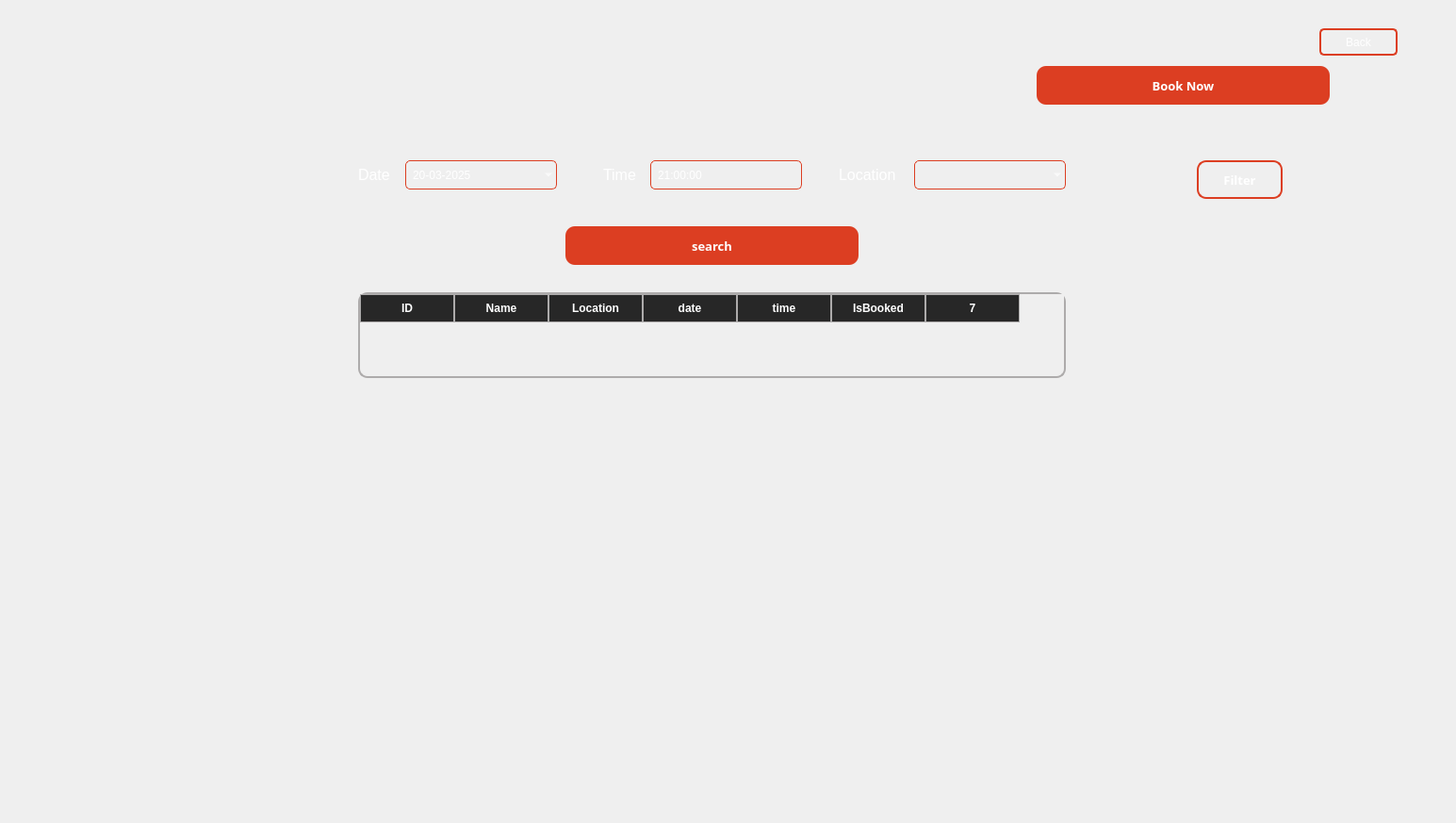
      <widget class="QWidget" name="search">
       <widget class="QFrame" name="frame_6">
        <property name="geometry">
         <rect>
          <x>0</x>
          <y>0</y>
          <width>1536</width>
          <height>864</height>
         </rect>
        </property>
        <property name="font">
         <font>
          <pointsize>9</pointsize>
         </font>
        </property>
        <property name="styleSheet">
         <string notr="true">QFrame#frame_6 {	
	background-image: url(:/bg/fitora.png);
    background-position: center;
    background-repeat: no-repeat;
    background-size: cover;
    border: none;
}
QComboBox, QTimeEdit, QDateEdit {
    background: transparent;    
    border: 1px solid  #DC3E22;     
    border-radius: 5px;         
    color: white;               
    padding: 5px;             
}</string>
        </property>
        <property name="frameShape">
         <enum>QFrame::Shape::StyledPanel</enum>
        </property>
        <property name="frameShadow">
         <enum>QFrame::Shadow::Raised</enum>
        </property>
        <widget class="QTableWidget" name="tableWidget">
         <property name="geometry">
          <rect>
           <x>380</x>
           <y>310</y>
           <width>751</width>
           <height>91</height>
          </rect>
         </property>
         <property name="styleSheet">
          <string notr="true">QTableWidget, QTableView {
	color: rgb(255, 255, 255);
    background-color: transparent;
    border: 2px solid #ADABAB;
    border-radius: 10px;
    gridline-color: #ADABAB;  
    selection-background-color: rgba(255, 165, 0, 60); 
}


QHeaderView::section {
    background-color: #272727;
    color: #ffffff;
   border: 0.5px solid #ADABAB;
    padding: 5px;
    font-weight: bold;
}


/* رأس الزاوية (اللي بين الأرقام والأعمدة) */
QTableCornerButton::section {
    background-color: transparent;
    border: none;
}

/* خلايا الجدول */
QTableView::item, QTableWidget::item {
    background-color: transparent;
    border: none;
    padding: 4px;
}


QScrollBar:vertical, QScrollBar:horizontal {
    background: transparent;
    border: none;
    width: 10px;
    height: 10px;
    margin: 0px;
}

QScrollBar::handle:vertical, QScrollBar::handle:horizontal {
    background: #DC3E22;
    border-radius: 5px;
    min-height: 20px;
    min-width: 20px;
}

QScrollBar::add-line, QScrollBar::sub-line {
    background: none;
    border: none;
    height: 0px;
    width: 0px;
}

QScrollBar::add-page, QScrollBar::sub-page {
    background: none;
}
</string>
         </property>
         <property name="frameShape">
          <enum>QFrame::Shape::StyledPanel</enum>
         </property>
         <property name="verticalScrollBarPolicy">
          <enum>Qt::ScrollBarPolicy::ScrollBarAsNeeded</enum>
         </property>
         <property name="rowCount">
          <number>0</number>
         </property>
         <property name="columnCount">
          <number>7</number>
         </property>
         <column>
          <property name="text">
           <string>ID</string>
          </property>
         </column>
         <column>
          <property name="text">
           <string>Name</string>
          </property>
         </column>
         <column>
          <property name="text">
           <string>Location</string>
          </property>
         </column>
         <column>
          <property name="text">
           <string>date</string>
          </property>
         </column>
         <column>
          <property name="text">
           <string>time</string>
          </property>
         </column>
         <column>
          <property name="text">
           <string>IsBooked</string>
          </property>
         </column>
         <column/>
        </widget>
        <widget class="QPushButton" name="search_2">
         <property name="geometry">
          <rect>
           <x>600</x>
           <y>240</y>
           <width>311</width>
           <height>41</height>
          </rect>
         </property>
         <property name="font">
          <font>
           <family>Book Antiqua</family>
           <pointsize>10</pointsize>
           <bold>true</bold>
          </font>
         </property>
         <property name="cursor">
          <cursorShape>PointingHandCursor</cursorShape>
         </property>
         <property name="styleSheet">
          <string notr="true">QPushButton { 
   background-color: #DC3E22;
    color: white;
    border-radius: 10px; 
    font-weight: bold;
}
QPushButton:hover {
    background: #b33b1b; 
}
QPushButton:pressed {
    background: #992f15; 
}</string>
         </property>
         <property name="text">
          <string>search</string>
         </property>
        </widget>
        <widget class="QComboBox" name="comboBoxcourt">
         <property name="geometry">
          <rect>
           <x>970</x>
           <y>170</y>
           <width>161</width>
           <height>31</height>
          </rect>
         </property>
         <property name="currentIndex">
          <number>-1</number>
         </property>
         <item>
          <property name="text">
           <string>Cairo</string>
          </property>
         </item>
         <item>
          <property name="text">
           <string>New Cairo</string>
          </property>
         </item>
         <item>
          <property name="text">
           <string>Alexandria</string>
          </property>
         </item>
         <item>
          <property name="text">
           <string>Helwan</string>
          </property>
         </item>
         <item>
          <property name="text">
           <string>Zayed</string>
          </property>
         </item>
         <item>
          <property name="text">
           <string>Maadi</string>
          </property>
         </item>
        </widget>
        <widget class="QDateEdit" name="datecourt">
         <property name="geometry">
          <rect>
           <x>430</x>
           <y>170</y>
           <width>161</width>
           <height>31</height>
          </rect>
         </property>
         <property name="dateTime">
          <datetime>
           <hour>0</hour>
           <minute>0</minute>
           <second>0</second>
           <year>2025</year>
           <month>3</month>
           <day>20</day>
          </datetime>
         </property>
         <property name="time">
          <time>
           <hour>0</hour>
           <minute>0</minute>
           <second>0</second>
          </time>
         </property>
         <property name="displayFormat">
          <string>dd-MM-yyyy</string>
         </property>
         <property name="calendarPopup">
          <bool>true</bool>
         </property>
        </widget>
        <widget class="QTimeEdit" name="timecourt">
         <property name="geometry">
          <rect>
           <x>690</x>
           <y>170</y>
           <width>161</width>
           <height>31</height>
          </rect>
         </property>
         <property name="dateTime">
          <datetime>
           <hour>21</hour>
           <minute>0</minute>
           <second>0</second>
           <year>2025</year>
           <month>4</month>
           <day>28</day>
          </datetime>
         </property>
         <property name="calendarPopup">
          <bool>true</bool>
         </property>
        </widget>
        <widget class="QLabel" name="label_10">
         <property name="geometry">
          <rect>
           <x>380</x>
           <y>170</y>
           <width>63</width>
           <height>31</height>
          </rect>
         </property>
         <property name="font">
          <font>
           <pointsize>12</pointsize>
          </font>
         </property>
         <property name="styleSheet">
          <string notr="true">color: rgb(255, 255, 255);</string>
         </property>
         <property name="text">
          <string>Date</string>
         </property>
        </widget>
        <widget class="QLabel" name="label_11">
         <property name="geometry">
          <rect>
           <x>640</x>
           <y>170</y>
           <width>63</width>
           <height>31</height>
          </rect>
         </property>
         <property name="font">
          <font>
           <pointsize>12</pointsize>
          </font>
         </property>
         <property name="styleSheet">
          <string notr="true">color: rgb(255, 255, 255);</string>
         </property>
         <property name="text">
          <string>Time</string>
         </property>
        </widget>
        <widget class="QLabel" name="label_12">
         <property name="geometry">
          <rect>
           <x>890</x>
           <y>170</y>
           <width>91</width>
           <height>31</height>
          </rect>
         </property>
         <property name="font">
          <font>
           <pointsize>12</pointsize>
          </font>
         </property>
         <property name="styleSheet">
          <string notr="true">color: rgb(255, 255, 255);</string>
         </property>
         <property name="text">
          <string>Location</string>
         </property>
        </widget>
        <widget class="QPushButton" name="filter">
         <property name="geometry">
          <rect>
           <x>1270</x>
           <y>170</y>
           <width>91</width>
           <height>41</height>
          </rect>
         </property>
         <property name="font">
          <font>
           <family>Book Antiqua</family>
           <pointsize>10</pointsize>
           <bold>true</bold>
          </font>
         </property>
         <property name="cursor">
          <cursorShape>PointingHandCursor</cursorShape>
         </property>
         <property name="styleSheet">
          <string notr="true">QPushButton { 
   background: transparent;    
    border: 2px solid  #DC3E22;    
    color: white;
    border-radius: 10px; 
    font-weight: bold;
}
QPushButton:hover {
    background: #b33b1b; 
}
QPushButton:pressed {
    background: #992f15; 
}</string>
         </property>
         <property name="text">
          <string>Filter</string>
         </property>
        </widget>
        <widget class="QPushButton" name="search_3">
         <property name="geometry">
          <rect>
           <x>1100</x>
           <y>70</y>
           <width>311</width>
           <height>41</height>
          </rect>
         </property>
         <property name="font">
          <font>
           <family>Book Antiqua</family>
           <pointsize>10</pointsize>
           <bold>true</bold>
          </font>
         </property>
         <property name="cursor">
          <cursorShape>PointingHandCursor</cursorShape>
         </property>
         <property name="styleSheet">
          <string notr="true">QPushButton { 
   background-color: #DC3E22;
    color: white;
    border-radius: 10px; 
    font-weight: bold;
}
QPushButton:hover {
    background: #b33b1b; 
}
QPushButton:pressed {
    background: #992f15; 
}</string>
         </property>
         <property name="text">
          <string>Book Now</string>
         </property>
        </widget>
        <widget class="QPushButton" name="backToClient">
         <property name="geometry">
          <rect>
           <x>1400</x>
           <y>30</y>
           <width>83</width>
           <height>29</height>
          </rect>
         </property>
         <property name="cursor">
          <cursorShape>PointingHandCursor</cursorShape>
         </property>
         <property name="styleSheet">
          <string notr="true">QPushButton {
    background: transparent;          
    border: 2px solid #DC3E22;         
    border-radius: 5px;                
    color: white;                       
    padding: 5px 10px;                 
}
QPushButton:hover {
    background: rgba(220, 62, 34, 0.1);  
}
QPushButton:pressed {
    background: rgba(220, 62, 34, 0.2); 
}</string>
         </property>
         <property name="text">
          <string>Back</string>
         </property>
        </widget>
       </widget>
      </widget>
